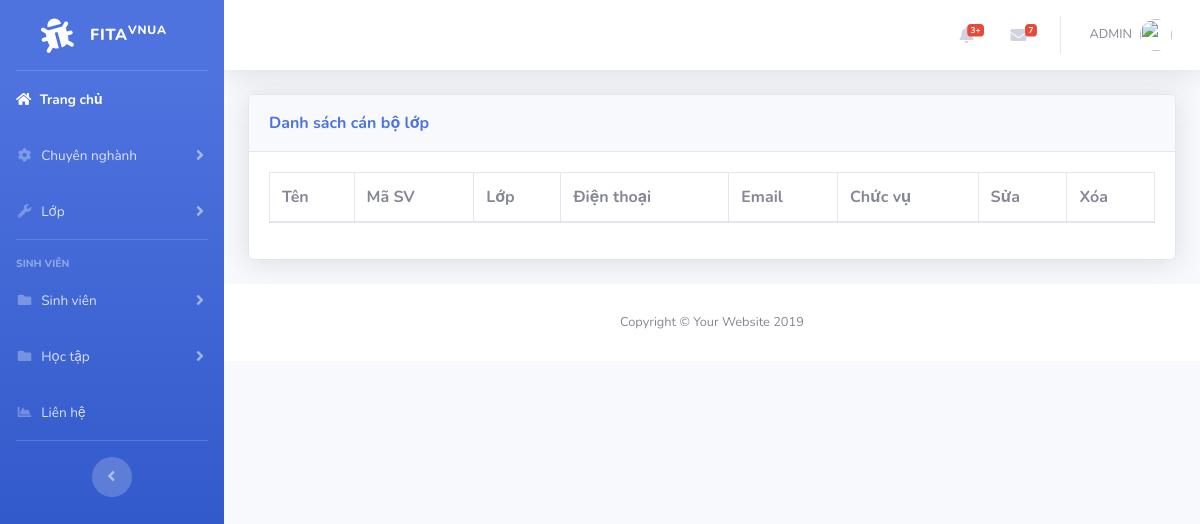
/official.php, run on an earlier commit of the app's database.
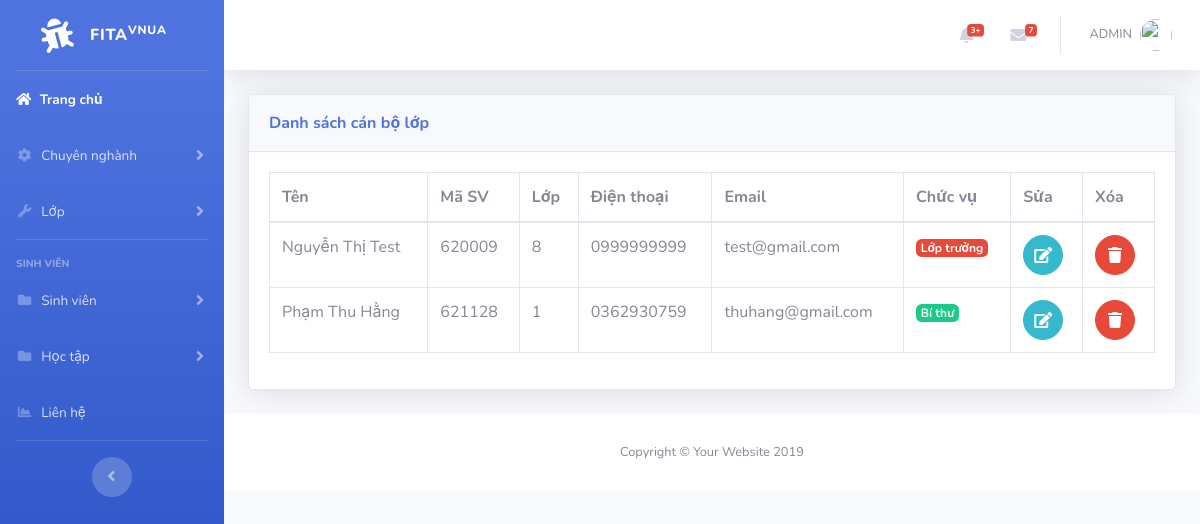
And on a later commit of the database.
### tables this page shows
CREATE TABLE `student` (
  `id` int(11) NOT NULL,
  `name` varchar(50) NOT NULL,
  `code` varchar(6) NOT NULL,
  `class` varchar(50) NOT NULL,
  `phone` varchar(50) NOT NULL,
  `email` varchar(50) NOT NULL,
  `id_pos` int(6) NOT NULL
);

### official.php (the view, shortened to what this page needs)
<?php
include('includes/header.php');
include('includes/navbar.php');
include('includes/connect.php');
?>
<div class="container-fluid">
<div class="card shadow mb-4">
  <div class="card-header py-3">
    <h7 class="m-0 font-weight-bold text-primary">Danh sách cán bộ lớp</h7>
  </div>
  <div class="card-body">
  <div class="table-responsive">
<?php
$query="SELECT * FROM student";
$query_run=mysqli_query($connect,$query);
 ?>
      <table class="table table-bordered" id="dataTable" width="100%" cellspacing="0">
        <thead>
          <tr>
            <th>Tên</th>
            <th>Mã SV</th>
            <th>Lớp</th>
            <th>Điện thoại</th>
            <th>Email</th>
            <th>Chức vụ</th>
            <th>Sửa</th>
            <th>Xóa</th>
          </tr>
        </thead>
        <tbody>
          <?php
              if(mysqli_num_rows($query_run)>0)
              {
                while($row=mysqli_fetch_assoc($query_run))
                {
                  ?>
                <?php
                    if($row['id_pos']!=0)
                    {
                ?>
                      <tr>
                        <td><?php echo $row['name']; ?></td>
                        <td><?php echo $row['code']; ?></td>
                        <td><?php echo $row['class']; ?></td>
                        <td><?php echo $row['phone']; ?></td>
                        <td><?php echo $row['email']; ?></td>
                        <td>
                          <?php
                            if($row['id_pos']==1)
                            {
                              echo '<a href="#" class="badge badge-danger">Lớp trưởng</a>';
                            }
                            if($row['id_pos']==2)
                            {
                              echo '<a href="#" class="badge badge-success">Bí thư</a>';
                            }
                          ?>
                        </td>
                        <td>
                            <form action="edit.php" method="post">
                                <button  type="submit" name="edit_btn" class="btn btn-info btn-circle"><i class="fa fa-edit edit"></i></button>
                            </form>
                        </td>
                        <td>
                            <form action="code.php" method="post">
                              <button onclick="return confirm('Bạn có muốn xóa sinh viên')" href="code.php?id=<?php echo $row['name'];?>" type="submit" name="delete_btn" class="btn btn-danger btn-circle"><i class="fas fa-trash"></i></button>
                            </form>
                        </td>
                      </tr>
                    <?php
                         }
                    ?>
                  <?php
                }
              }
              else
              {
                echo "Not found";
              }
           ?>
        </tbody>
      </table>
    </div>
  </div>
</div>
</div>
<?php
include('includes/footer.php');
?>

What changed in the data, as far as the page shows it:
added student: name "Nguyễn Thị Test", code "620009", class "8", phone "0999999999", email "test@gmail.com", id_pos "Lớp trưởng"
added student: name "Phạm Thu Hằng", code "621128", class "1", phone "0362930759", email "thuhang@gmail.com", id_pos "Bí thư"
